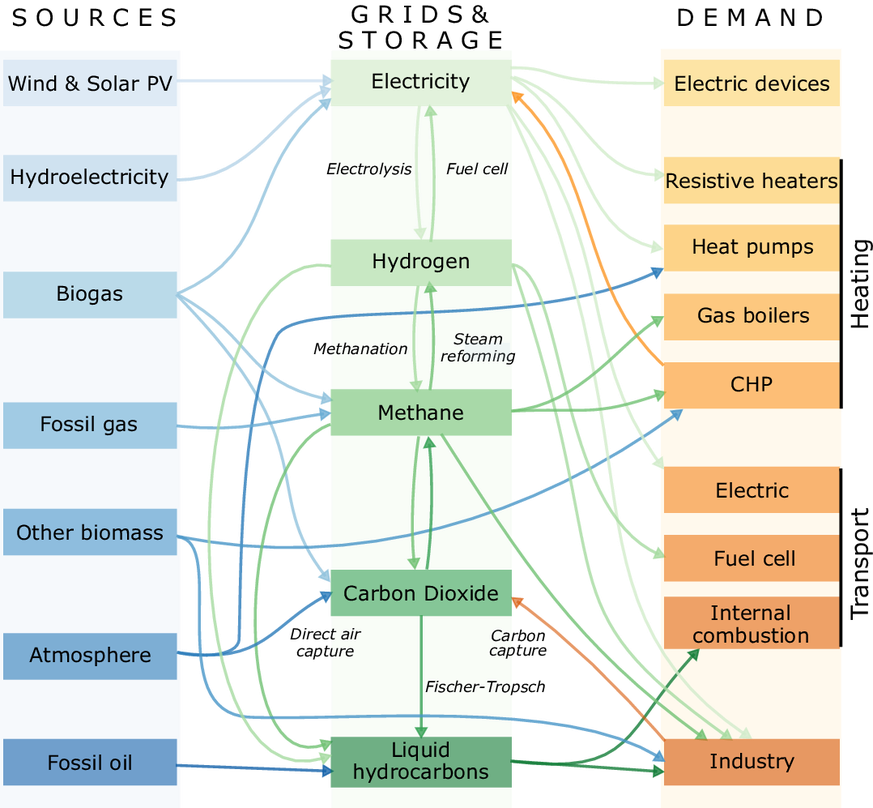
#> input picture assets/img/get_involved/pypsa-eur-sec.png, 873 x 808 px, shrunk from 1078 x 997 before the run, given in place of pypsa.png, which was not available
$ jupyter execute --allow-errors pypsa.ipynb
#> lines starting #> are read from the running program, lines starting #| are printed output that depends on the picture; after the words box and inside, x2 and y2 are one past the last pixel; in counts of white or black regions, pixels touching at a corner belong together; pictures that were not available may be replaced by others from this repository, and a replacement may not be noted
[cell 1]
import os
import pypsa

import numpy as np
import networkx as nx
import pandas as pd
import random as rd
import cartopy.crs as ccrs
import matplotlib.pyplot as plt

from PIL import Image

import matplotlib
matplotlib.use('Agg')

#> (a cell that did not finish here is left out)

[cell 3]
fig, ax = plt.subplots(figsize=(10,10))

#make plot(s) evenly sized
xmin = -.95; xmax = 1.05
ymin = -.95; ymax = .85
plt.plot([xmin, xmax, xmax, xmin, xmin], [ymin, ymin, ymax, ymax, ymin], 'o-', color='white', alpha=0)

#> (the rest of this cell did not finish here and is left out)

[cell 4]
RE = ['Solar', 'Wind Onshore', 'Wind Offshore', 'Pumped Hydro', 'Storage Hydro']

#> (the rest of this cell did not finish here and is left out)

#> (a cell that did not finish here is left out)

#> (a cell that did not finish here is left out)

[cell 7]
nframes_1 = 10

#> (the rest of this cell did not finish here and is left out)

#> (a cell that did not finish here is left out)

[cell 9]
#[i for i in range(nframes_0+nframes_1)]
#[i for i in range(10)]
#[i for i in range(nframes_0+nframes_1-2, -1, -1)]

[cell 10]
def gen_frame(path):
#> called with path = '../pypsa.png'
    im = Image.open(path)
#> im is the input picture: PIL image 873x808 RGBA; mean R, G, B, A 121.4, 126.5, 104, 65.6
    alpha = im.getchannel('A')
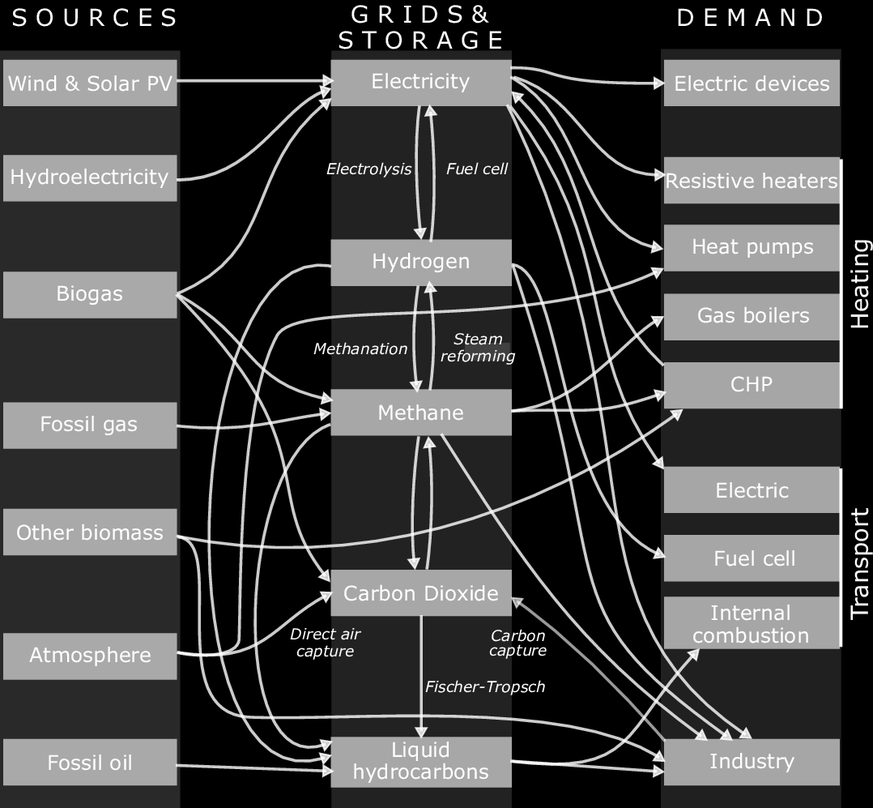
#> alpha: PIL image 873x808 L; min 0, max 255, mean 65.6

    # Convert the image into P mode but only use 255 colors in the palette out of 256
    im = im.convert('RGB').convert('P', palette=Image.ADAPTIVE, colors=255)
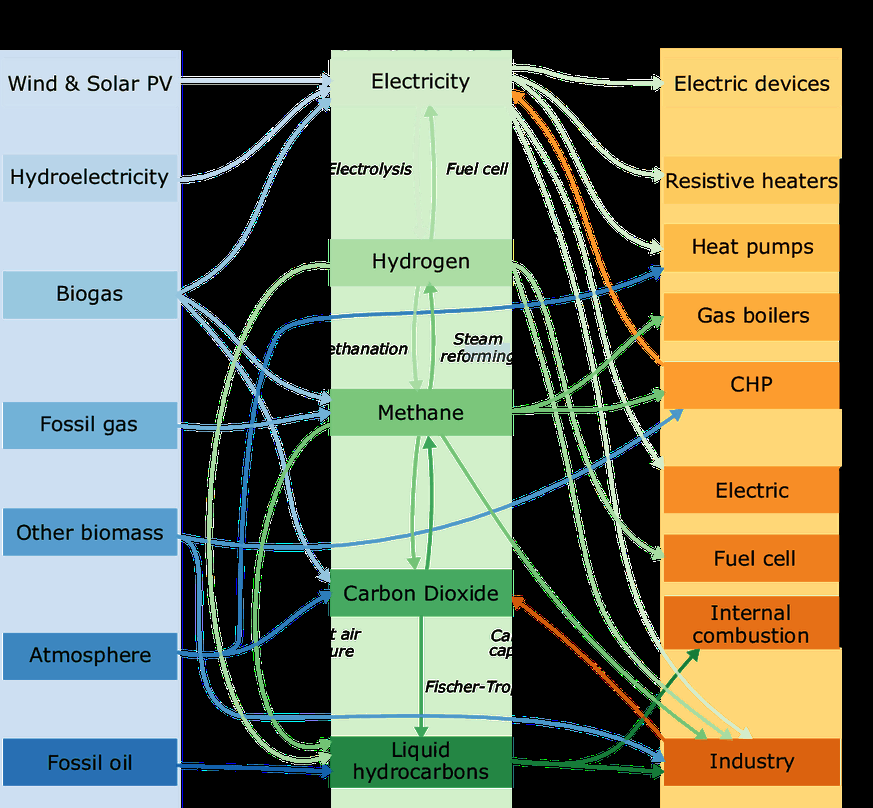
#> im: PIL image 873x808 P; mean R, G, B 121.4, 126.5, 104

    # Set all pixel values below 128 to 255 , and the rest to 0
    mask = Image.eval(alpha, lambda a: 255 if a <=128 else 0)
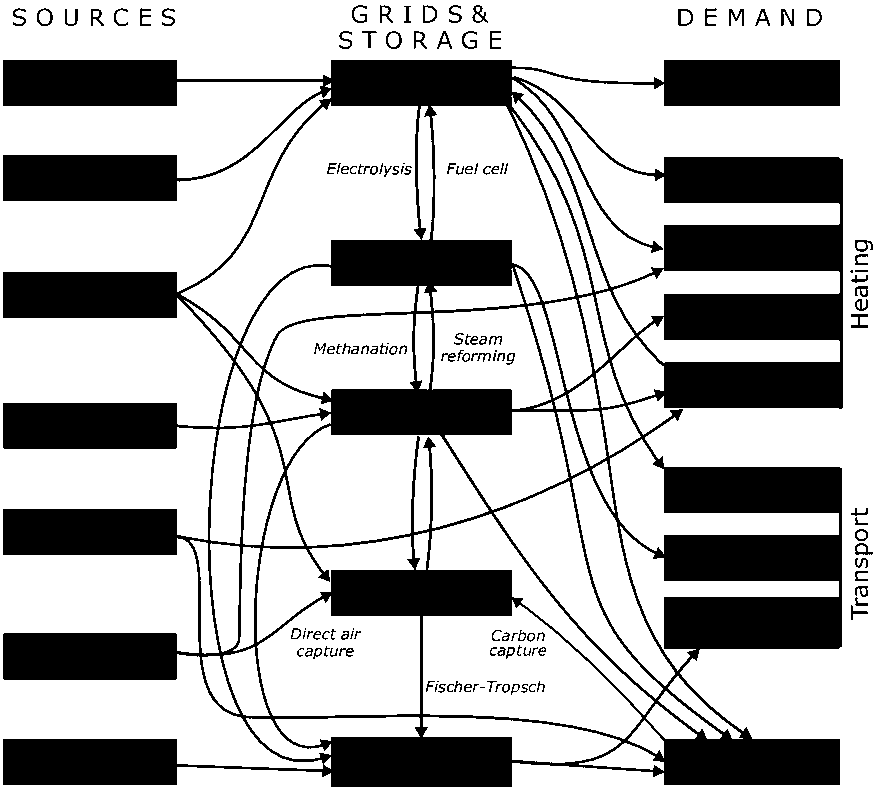
#> mask: PIL image 873x808 L; 70.6% white; 136 black regions (24 under 20 px), largest, box (x1, y1, x2, y2) and area: (3, 60, 843, 787) 200874, (851, 314, 868, 328) 118, (729, 9, 744, 26) 115

    # Paste the color of index 255 and use alpha as a mask
    im.paste(255, mask)
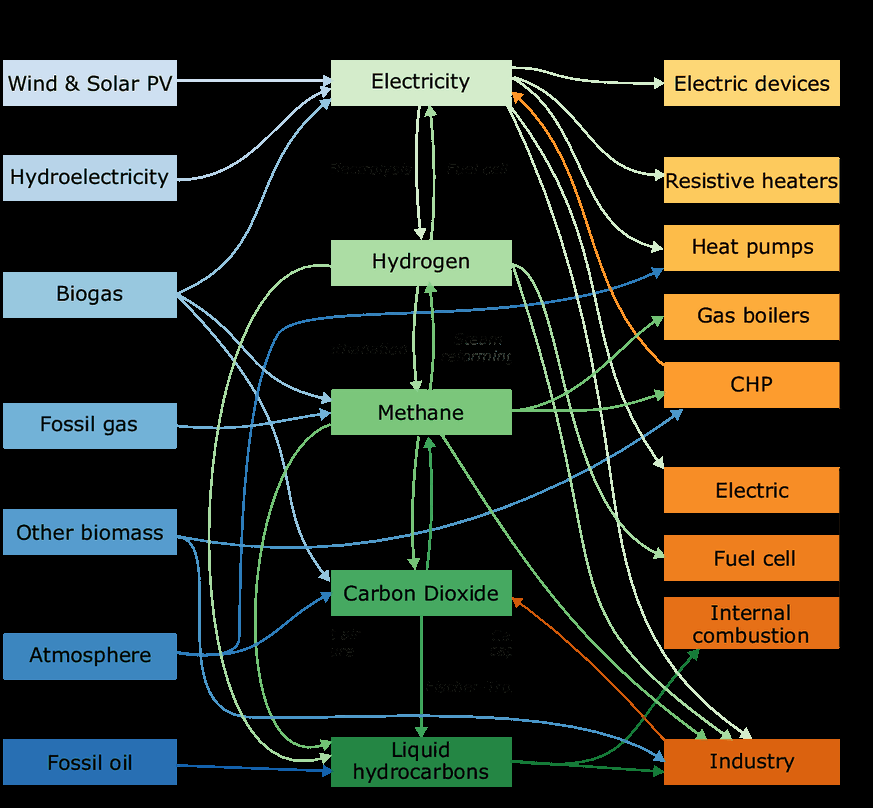
#> im: PIL image 873x808 P; mean R, G, B 44.9, 46, 34.8

    # The transparency index is 255
    im.info['transparency'] = 255
    return im


im1 = gen_frame('../pypsa.png')
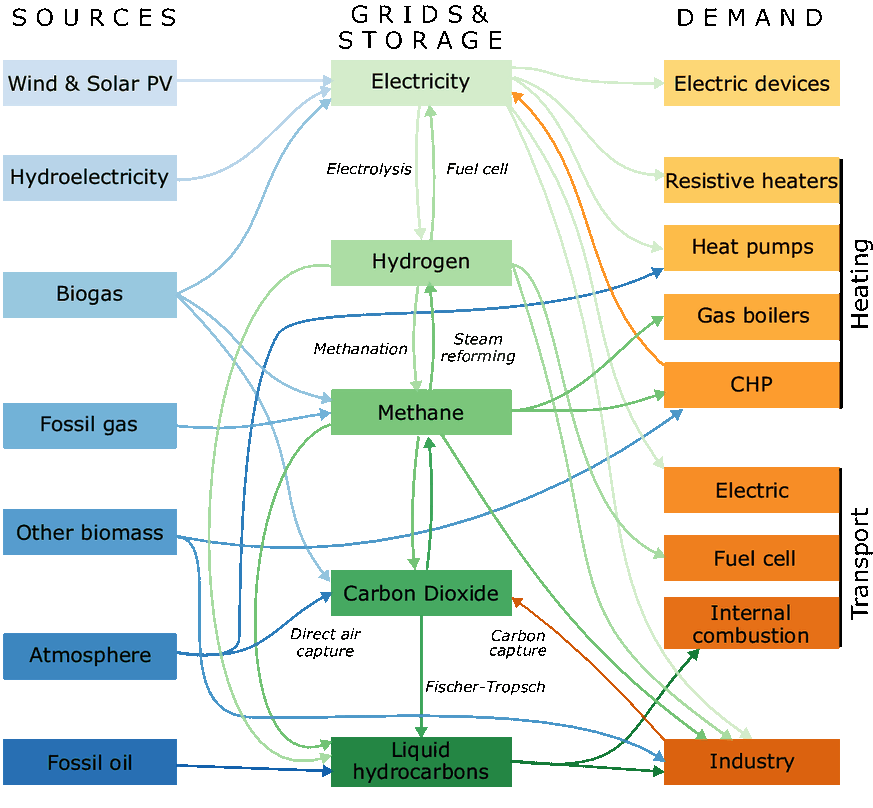
#> im1: PIL image 873x808 P; mean R, G, B, A 44.9, 46, 34.8, 74.9; transparent parts drawn white
#> (the rest of this cell did not finish here and is left out)
